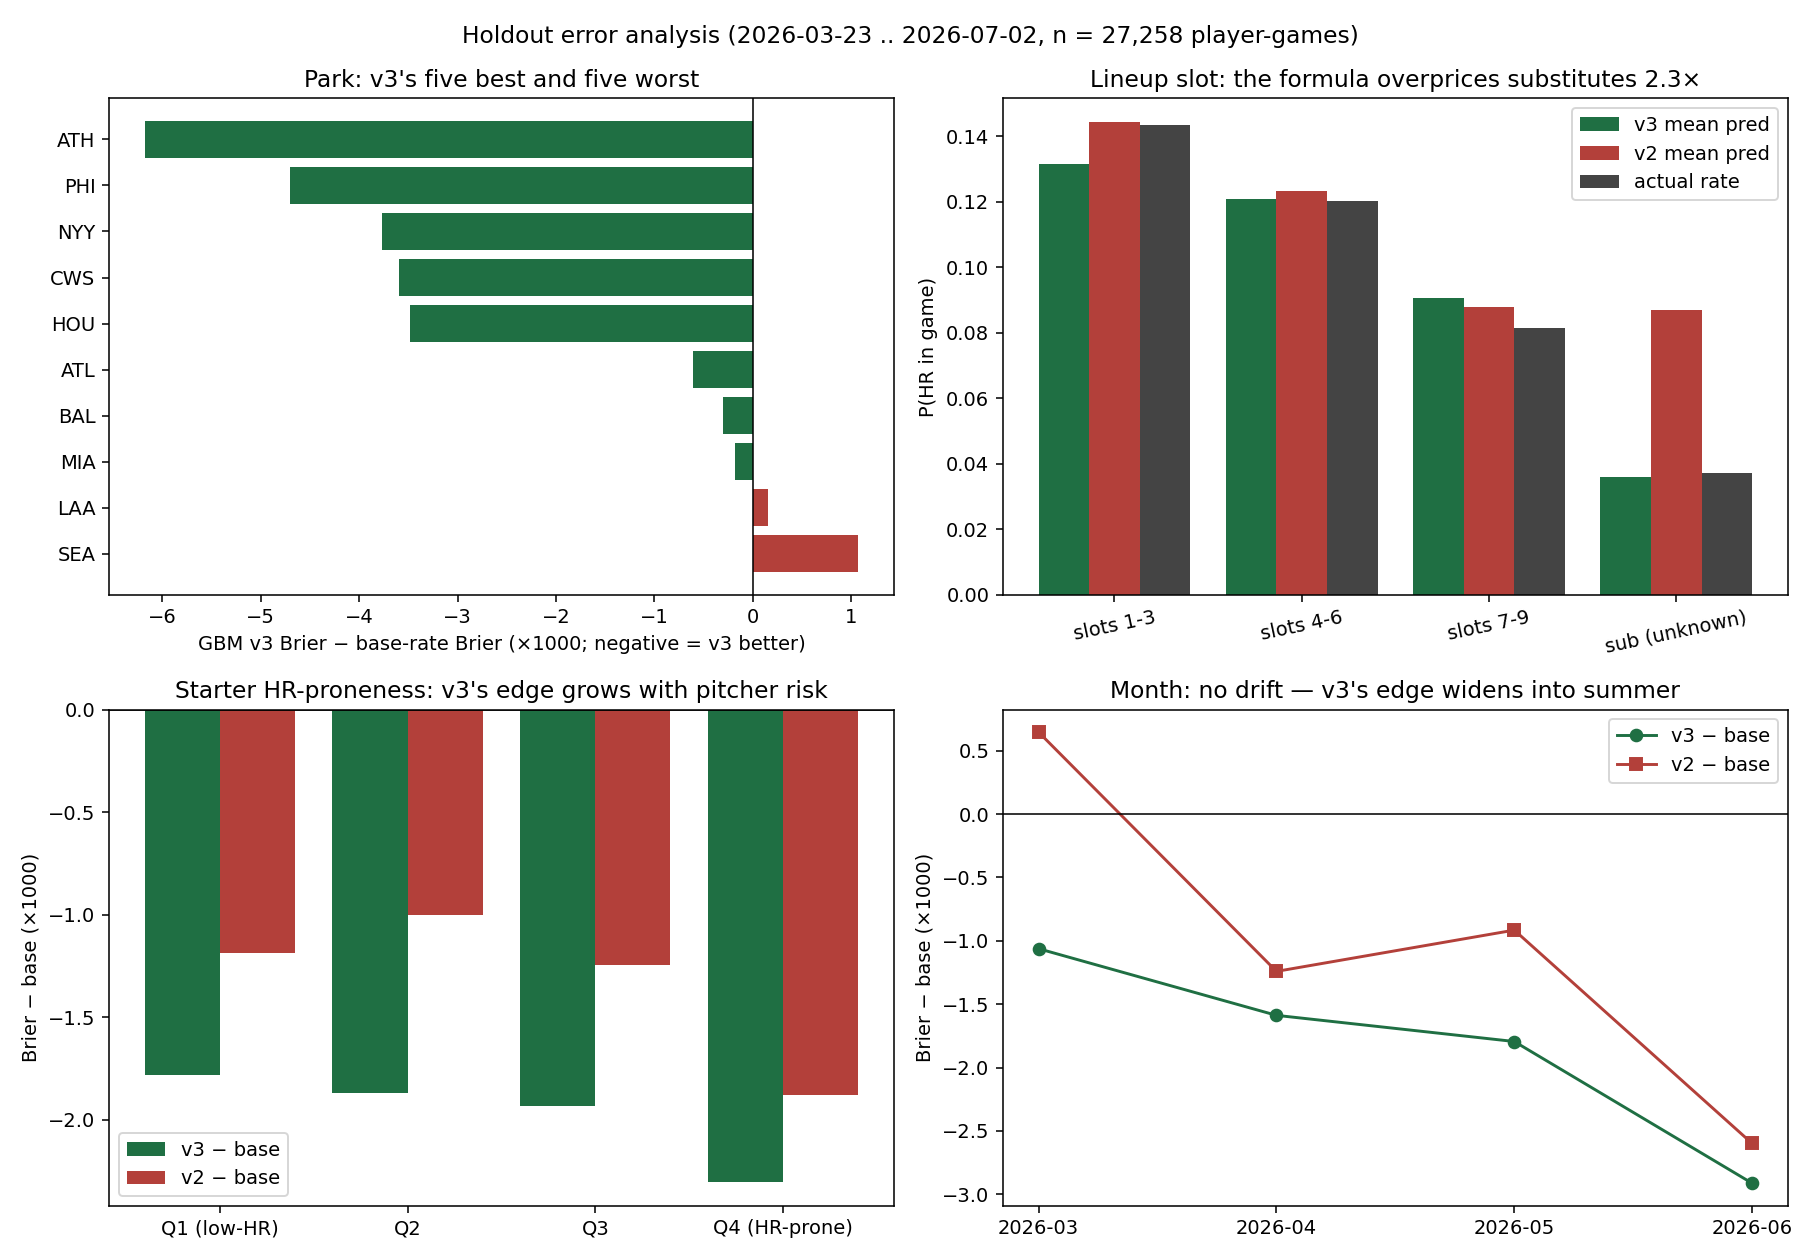

This figure's Python source:
"""Where the models win and lose — Brier decomposition of the holdout.

Reads holdout_predictions_v3.csv (per-row holdout predictions written by
train_model_v3.py) and decomposes Brier scores by park, lineup slot,
batter handedness, opposing-starter HR-proneness quartile, and month.
Writes error_analysis.png and prints the markdown tables that back the
findings in EVALUATION.md. Pure post-processing: no model is trained or
scored here, so the numbers are exactly the holdout numbers.
"""

import numpy as np
import pandas as pd

PRED_PATH = "holdout_predictions_v3.csv"
FIG_PATH = "error_analysis.png"
MODELS = [("gbm_v3", "GBM v3"), ("structural_v2", "Structural v2"), ("base", "Base rate")]


def group_table(d, key):
    """Per-group n, actual rate, mean pred and Brier for each model, plus
    v3's Brier edge over structural v2 and over the base rate (negative =
    v3 better)."""
    def agg(g):
        out = {"n": len(g), "actual": g["is_hr_game"].mean()}
        for col, _ in MODELS:
            out[f"pred_{col}"] = g[col].mean()
            out[f"brier_{col}"] = ((g[col] - g["is_hr_game"]) ** 2).mean()
        out["v3_vs_v2"] = out["brier_gbm_v3"] - out["brier_structural_v2"]
        out["v3_vs_base"] = out["brier_gbm_v3"] - out["brier_base"]
        return pd.Series(out)
    return d.groupby(key, observed=True).apply(agg, include_groups=False)


def load():
    d = pd.read_csv(PRED_PATH, parse_dates=["game_date"])
    d["month"] = d["game_date"].dt.strftime("%Y-%m")
    d["slot_group"] = np.where(d["slot"].isna(), "sub (unknown)",
                       np.where(d["slot"] <= 3, "slots 1-3",
                       np.where(d["slot"] <= 6, "slots 4-6", "slots 7-9")))
    d["pf_quartile"] = pd.qcut(d["s_pitcher_factor"], 4,
                               labels=["Q1 (low-HR)", "Q2", "Q3", "Q4 (HR-prone)"])
    return d


def to_md(tbl, index_name):
    cols = ["n", "actual", "pred_gbm_v3", "pred_structural_v2",
            "brier_gbm_v3", "brier_structural_v2", "brier_base", "v3_vs_base"]
    hdr = [index_name, "n", "Actual", "v3 pred", "v2 pred",
           "v3 Brier", "v2 Brier", "Base Brier", "v3−base"]
    lines = ["| " + " | ".join(hdr) + " |", "|" + "---|" * len(hdr)]
    for idx, r in tbl[cols].iterrows():
        lines.append(
            f"| {idx} | {int(r['n']):,} | {r['actual']:.4f} | {r['pred_gbm_v3']:.4f} "
            f"| {r['pred_structural_v2']:.4f} | {r['brier_gbm_v3']:.5f} "
            f"| {r['brier_structural_v2']:.5f} | {r['brier_base']:.5f} "
            f"| {r['v3_vs_base']:+.5f} |")
    return "\n".join(lines)


def main():
    d = load()
    park = group_table(d, "home_team").sort_values("v3_vs_base")
    slot = group_table(d, "slot_group")
    hand = group_table(d, "stand")
    pfq = group_table(d, "pf_quartile")
    month = group_table(d, "month")

    for name, tbl, idx in [
        ("PARK — v3's five best and five worst (skill vs base rate)",
         pd.concat([park.head(5), park.tail(5)]), "Park"),
        ("LINEUP SLOT", slot, "Slot"),
        ("BATTER HAND", hand, "Stand"),
        ("OPPOSING-STARTER HR-PRONENESS QUARTILE", pfq, "Quartile"),
        ("MONTH (drift check)", month, "Month"),
    ]:
        print(f"\n### {name}\n")
        print(to_md(tbl, idx))

    # ── Figure ────────────────────────────────────────────────────────
    import matplotlib
    matplotlib.use("Agg")
    import matplotlib.pyplot as plt

    fig, axes = plt.subplots(2, 2, figsize=(13, 9))
    c_v3, c_v2, c_act = "#1f6f43", "#b3403a", "#444444"

    ax = axes[0, 0]
    sel = pd.concat([park.head(5), park.tail(5)])
    colors = [c_v3 if v < 0 else c_v2 for v in sel["v3_vs_base"]]
    ax.barh(range(len(sel)), sel["v3_vs_base"] * 1000, color=colors)
    ax.set_yticks(range(len(sel)), sel.index)
    ax.axvline(0, color="k", lw=0.8)
    ax.invert_yaxis()
    ax.set_xlabel("GBM v3 Brier − base-rate Brier (×1000; negative = v3 better)")
    ax.set_title("Park: v3's five best and five worst")

    ax = axes[0, 1]
    x = np.arange(len(slot))
    w = 0.27
    ax.bar(x - w, slot["pred_gbm_v3"], w, label="v3 mean pred", color=c_v3)
    ax.bar(x, slot["pred_structural_v2"], w, label="v2 mean pred", color=c_v2)
    ax.bar(x + w, slot["actual"], w, label="actual rate", color=c_act)
    ax.set_xticks(x, slot.index, rotation=12)
    ax.set_ylabel("P(HR in game)")
    ax.set_title("Lineup slot: the formula overprices substitutes 2.3×")
    ax.legend()

    ax = axes[1, 0]
    x = np.arange(len(pfq))
    ax.bar(x - 0.2, pfq["v3_vs_base"] * 1000, 0.4, label="v3 − base", color=c_v3)
    ax.bar(x + 0.2, (pfq["brier_structural_v2"] - pfq["brier_base"]) * 1000, 0.4,
           label="v2 − base", color=c_v2)
    ax.set_xticks(x, pfq.index)
    ax.axhline(0, color="k", lw=0.8)
    ax.set_ylabel("Brier − base (×1000)")
    ax.set_title("Starter HR-proneness: v3's edge grows with pitcher risk")
    ax.legend()

    ax = axes[1, 1]
    m = month[month["n"] >= 1000]  # drop the 2-day July stub
    ax.plot(m.index, m["v3_vs_base"] * 1000, "o-", color=c_v3, label="v3 − base")
    ax.plot(m.index, (m["brier_structural_v2"] - m["brier_base"]) * 1000, "s-",
            color=c_v2, label="v2 − base")
    ax.axhline(0, color="k", lw=0.8)
    ax.set_ylabel("Brier − base (×1000)")
    ax.set_title("Month: no drift — v3's edge widens into summer")
    ax.legend()

    fig.suptitle("Holdout error analysis (2026-03-23 .. 2026-07-02, n = 27,258 player-games)")
    fig.tight_layout()
    fig.savefig(FIG_PATH, dpi=140)
    print(f"\nSaved {FIG_PATH}")


if __name__ == "__main__":
    main()
